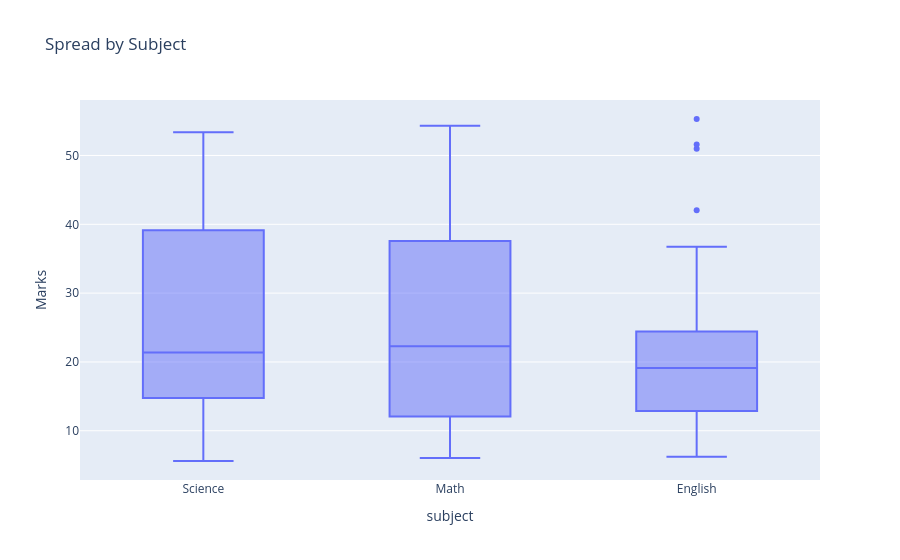

The cell this chart's notebook holds for it:
### Code cell
px.box(student, x="subject", y="Marks", title="Spread by Subject").show()

### Figure 1 — Plotly figure (JSON) as saved in the notebook; plotly's stock layout.template omitted (floating-point values rounded to 4 significant figures)
{"data": [{"alignmentgroup": "True", "hovertemplate": "subject=%{x}<br>Marks=%{y}<extra></extra>", "legendgroup": "", "marker": {"color": "#636efa"}, "name": "", "notched": false, "offsetgroup": "", "orientation": "v", "showlegend": false, "type": "box", "x": ["Science", "Math", "Science", "Science", "English", "English", "Math", "Science", "English", "Math", "English", "Math", "Math", "Science", "Science", "Math", "Math", "Math", "English", "Math", "Science", "Math", "Math", "Science", "Science", "Science", "English", "Math", "English", "Science", "Math", "Math", "English", "Science", "Science", "Math", "English", "Science", "Math", "Science", "Science", "Science", "English", "Math", "English", "Science", "Math", "English", "Math", "English", "Math", "English", "Math", "Math", "Math", "Math", "Science", "English", "Science", "Science", "Math", "English", "Science", "Science", "Math", "English", "Science", "Math", "Math", "Science", "Math", "Science", "Math", "Science", "Math", "English", "English", "Science", "Math", "English", "Math", "English", "Math", "Math", "Science", "Science", "Science", "Math", "Math", "Science", "English", "Math", "Science", "Science", "English", "English", "Science", "Math", "Math", "Science"], "x0": " ", "xaxis": "x", "y": [19.2, 7.734, 13.81, 53.02, 55.3, 17.82, 29.89, 17.26, 20.35, 30.86, 42.04, 12.13, 24.32, 17.67, 11.4, 19.47, 30.55, 38.49, 50.99, 25.13, 22.07, 35.94, 12.21, 28.04, 16.52, 6.623, 12.65, 26.53, 9.333, 8.837, 24.17, 8.1, 15.04, 39.97, 17.17, 43.98, 13.12, 46.45, 41.36, 51.14, 7.336, 15.72, 19.77, 10.43, 9.742, 8.924, 16.7, 22.7, 26.88, 19.11, 40.6, 22.18, 7.892, 36.65, 53.16, 18.24, 53.36, 51.58, 31.24, 51.34, 10.52, 10.84, 19.59, 21.38, 12.59, 13.56, 27.57, 6.185, 8.92, 21.4, 16.61, 13.42, 20.4, 7.014, 39.95, 6.217, 36.75, 38.28, 49.54, 6.349, 54.32, 17.7, 44.1, 16.11, 16.46, 39.96, 23.15, 6.053, 11.25, 40.02, 24.39, 19.56, 23.92, 42.43, 24.45, 19.13, 5.609, 41.44, 12.03, 32.36], "y0": " ", "yaxis": "y"}], "layout": {"boxmode": "group", "legend": {"tracegroupgap": 0}, "title": {"text": "Spread by Subject"}, "xaxis": {"anchor": "y", "domain": [0, 1], "title": {"text": "subject"}}, "yaxis": {"anchor": "x", "domain": [0, 1], "title": {"text": "Marks"}}}}
